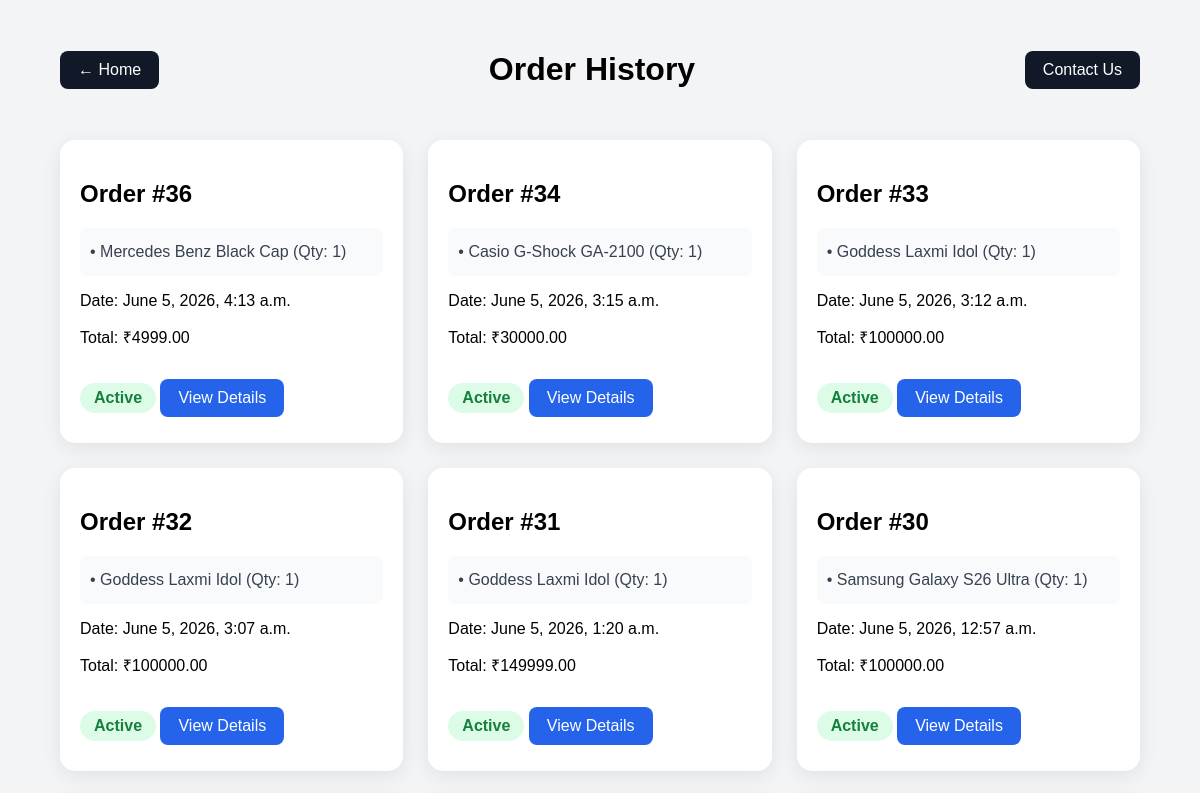
/orders/orders/ (signed in, upper part), run on an earlier commit of the app's database.
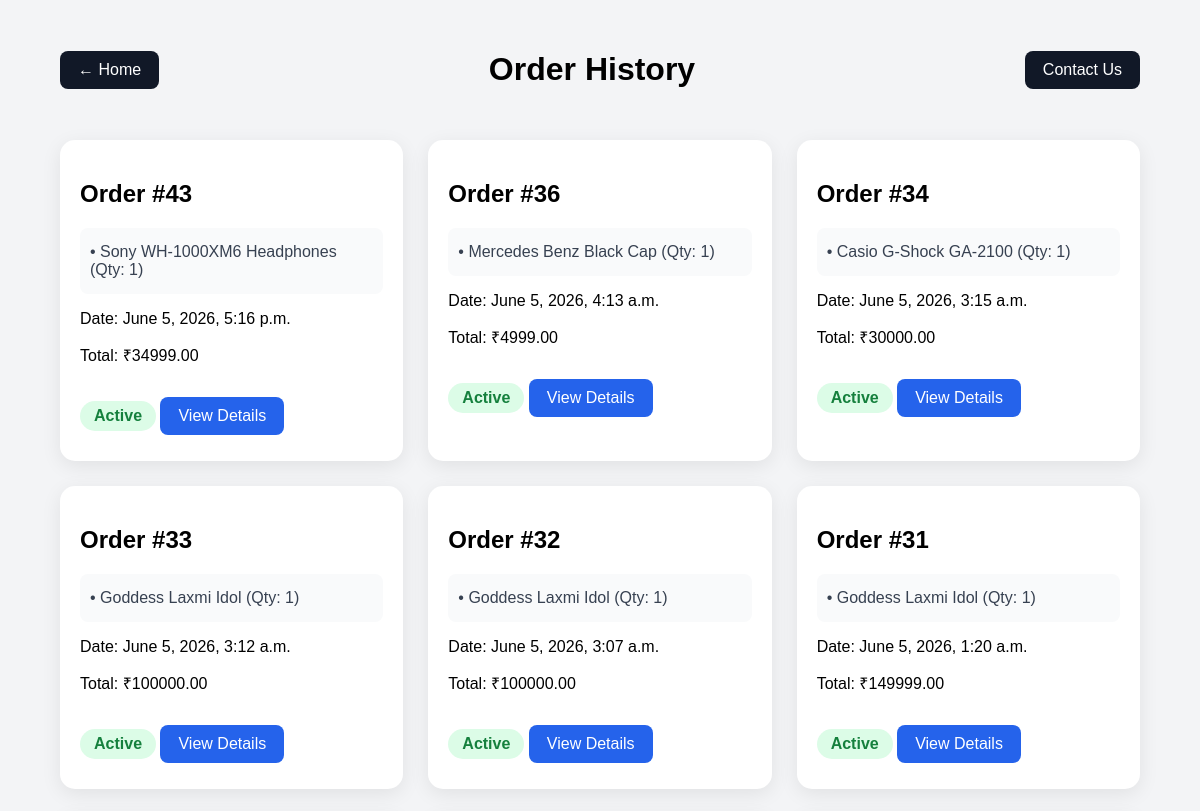
And on a later commit of the database.
### orders/models.py (models this page shows, shortened)
class Order(models.Model):
    user=models.ForeignKey(User,on_delete=models.CASCADE)
    shipping_address = models.ForeignKey(
        'ShippingAddress',
        on_delete=models.SET_NULL,
        null=True
    )
    PAYMENT_CHOICES = [
    ('COD', 'Cash On Delivery'),
    ('UPI', 'UPI'),
    ('CARD', 'Card'),
    ('NETBANKING', 'Net Banking')
]
    payment_method = models.CharField(
    max_length=20,
    choices=PAYMENT_CHOICES,
    default='COD'
)
    payment_status = models.CharField(
    max_length=20,
    default='Pending'
)
    razorpay_order_id = models.CharField(
    max_length=200,
    blank=True,
    null=True
)
    payment_id = models.CharField(
    max_length=200,
    blank=True,
    null=True
)
    created_at=models.DateTimeField(default=timezone.now)
    total_price=models.DecimalField(max_digits=12,decimal_places=2)
    is_cancelled=models.BooleanField(default=False)

class OrderItem(models.Model):
    order=models.ForeignKey(Order,on_delete=models.CASCADE,related_name='items')
    product=models.ForeignKey(Product,on_delete=models.CASCADE)
    quantity=models.PositiveIntegerField()
    price=models.DecimalField(max_digits=12,decimal_places=2)

### products/models.py (models this page shows, shortened)
class Product(models.Model):
    name= models.CharField(max_length=255)
    price=models.DecimalField(max_digits=10, decimal_places=2)
    stock=models.IntegerField()
    description=models.TextField()
    image=models.ImageField(upload_to='product_images/')
    created_at=models.DateTimeField(auto_now_add=True)
    updated_at=models.DateTimeField(auto_now=True)
    CATEGORY_CHOICES = [
        ('Electronics', 'Electronics'),
        ('Laptops', 'Laptops'),
        ('Wearables', 'Wearables'),
        ('Fashion', 'Fashion'),
    ]
    category = models.CharField(
        max_length=20,
        choices=CATEGORY_CHOICES,
        default='Electronics',
        blank=True,
        null=True
    )
    is_featured = models.BooleanField(
        default=False
    )

### orders/views.py (the view)
# urls.py: path('orders/',views.order_history,name='order_history'),
@login_required
def order_history(request):
    orders = Order.objects.filter(
        user=request.user
    ).order_by('-created_at')
    return render(
        request,
        'orders/order_history.html',
        {
            'orders': orders
        }
    )

### orders/templates/orders/order_history.html (shortened to what this page needs)
{% load static %}
<!DOCTYPE html>
<html>
<head>
    <link
        rel="stylesheet"
        href="{% static 'css/orders.css' %}"
    >
</head>
<body>
<div class="page-container">
    <div class="page-header">
        <a
            href="{% url 'home' %}"
            class="back-btn"
        >
            ← Home
        </a>
        <h1>
             Order History
        </h1>
        <a href="{% url 'contact_us' %}" class="back-btn">
        Contact Us
    </a>
    </div>
    {% if orders %}
        <div class="orders-grid">
            {% for order in orders %}
            <div class="order-card">
    <h2>
        Order #{{ order.id }}
    </h2>
    <div class="product-preview">
        {% for item in order.items.all %}
            <p>
                • {{ item.product.name }}
                (Qty: {{ item.quantity }})
            </p>
        {% endfor %}
    </div>
    <p>
        Date:
        {{ order.created_at }}
    </p>
    <p>
        Total:
        ₹{{ order.total_price }}
    </p>
    {% if order.is_cancelled %}
        <span class="status cancelled">
            Cancelled
        </span>
    {% else %}
        <span class="status active">
            Active
        </span>
    {% endif %}
    <a
        href="{% url 'order_detail' order.id %}"
        class="view-btn"
    >
        View Details
    </a>
</div>
            {% endfor %}
        </div>
    {% endif %}
</div>
</body>
</html>

What changed in the data, as far as the page shows it:
no longer on this page (row unchanged): Order: id "30", created_at "June 5, 2026, 12:57 a.m.", total_price "100000.00", is_cancelled "Active"
no longer on this page (row unchanged): OrderItem: product.name "Samsung Galaxy S26 Ultra", quantity "1", shown under "30"
added Order: id "43", created_at "June 5, 2026, 5:16 p.m.", total_price "34999.00", is_cancelled "Active"
added OrderItem: product.name "Sony WH-1000XM6 Headphones", quantity "1", shown under "43"
